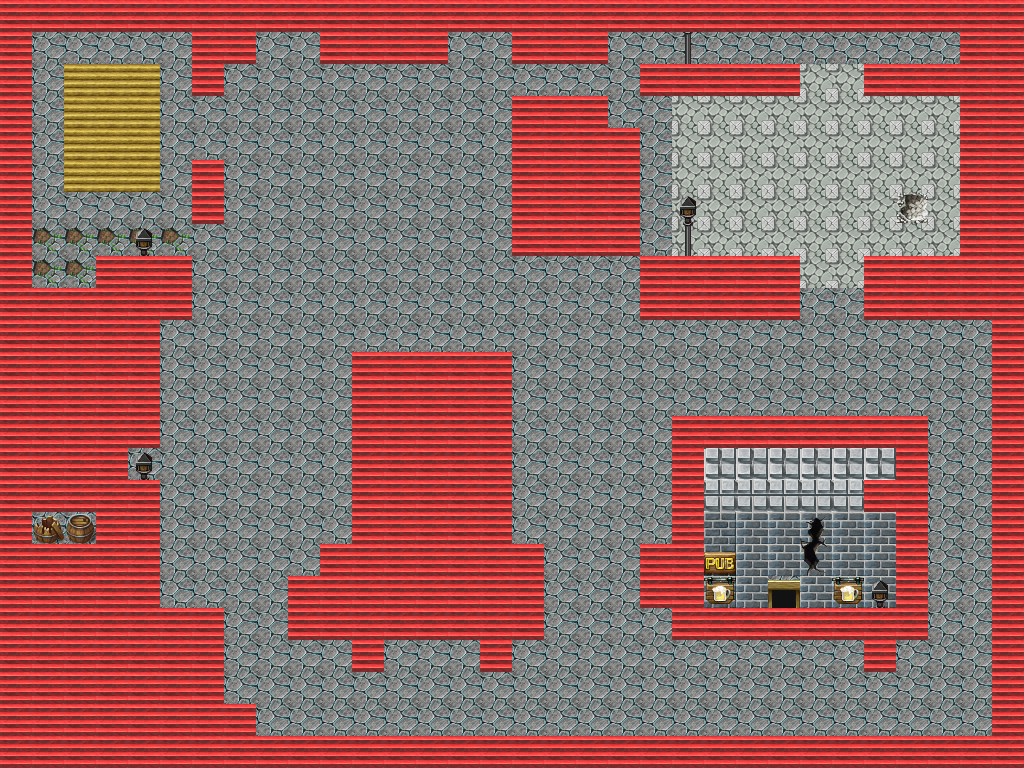

Below is a game level as drawn by its tile map, then a one-line description and the .tmx that defines it (tile-layer data replaced by summaries):
An orthogonal 32x24 tile map with 32x32 px tiles, 4 tile layers (Tile Layer 1, Tile Layer 2, Tile Layer 3, Collision), 2 tilesets and 2 objects (Player1, Player2).

<map version="1.0" orientation="orthogonal" renderorder="right-down" width="32" height="24" tilewidth="32" tileheight="32" nextobjectid="5">
 <tileset firstgid="1" name="rpg1" tilewidth="32" tileheight="32" tilecount="2016" columns="32">
  <image source="rpg1.png" width="1024" height="2016" />
  <tile id="129">
   <properties>
    <property name="KOTH" value="True" />
   </properties>
  </tile>
  <tile id="263">
   <properties>
    <property name="Collision" value="True" />
   </properties>
  </tile>
 </tileset>
 <tileset firstgid="2017" name="tmw_desert_spacing" tilewidth="32" tileheight="32" tilecount="48" columns="8">
  <image source="tmw_desert_spacing.png" width="265" height="199" />
 </tileset>
 <objectgroup name="Objects">
  <object id="2" name="Player1" x="562" y="431" width="72" height="119" />
  <object id="3" name="Player2" x="205" y="433" width="75" height="118" />
 </objectgroup>
 <layer name="Tile Layer 1" width="32" height="24">
  <data>[768 cells, 768 non-empty, 3 distinct tile ids]</data>
 </layer>
 <layer name="Tile Layer 2" width="32" height="24">
  <data>[768 cells, 298 non-empty, 78 distinct tile ids]</data>
 </layer>
 <layer name="Tile Layer 3" width="32" height="24">
  <data>[768 cells, 65 non-empty, 21 distinct tile ids]</data>
 </layer>
 <layer name="Collision" width="32" height="24">
  <data>[768 cells, 335 non-empty, 2 distinct tile ids]</data>
 </layer>
</map>
